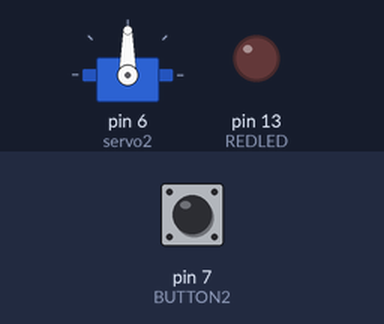
Bench run of a sketch on a simulated Arduino Uno, built with avr-gcc and run on an emulated ATmega328P. Parts: servo, output pins drawn as LEDs (lit = HIGH). Dashed ring = blinking. Inputs (shaded band) come from the test bench; at power-on: pin 7 (BUTTON2) LOW.

Above: at 1.2 s.
1.3 s: pin 7 (BUTTON2) pulled HIGH for 1 s
At 1.55 s:
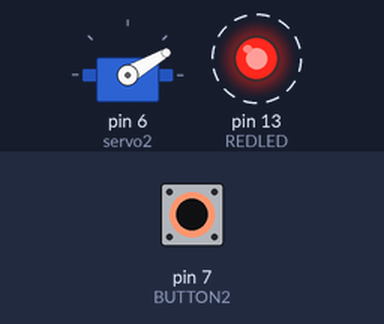
4.3 s: pin 7 (BUTTON2) pulled HIGH for 3.2 s
At 7.8 s:
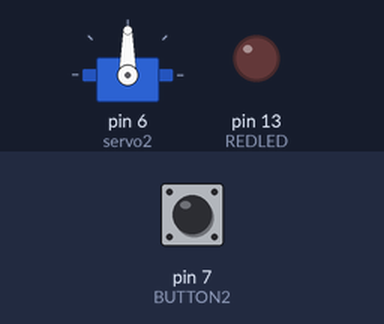
Timing chart, 0 to 9.3 s (numbered marks = the images above; inputs shaded):
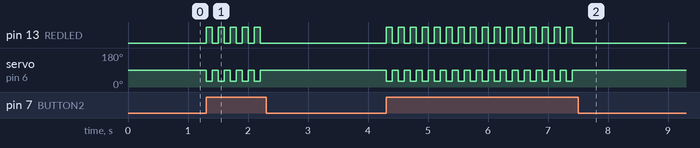

Measured:
- after the input at 1.3 s, pin 13 (REDLED): alternates HIGH for 0.10 s and LOW for 0.10 s, 10 changes in all, then stays LOW, starting at once; servo on pin 6 (servo2): alternates 90° for 0.10 s and 30° for 0.10 s, 10 changes in all, then stays 90°, starting at once
- after the input at 4.3 s, pin 13 (REDLED): alternates HIGH for 0.10 s and LOW for 0.10 s, 32 changes in all, then stays LOW, starting at once; servo on pin 6 (servo2): alternates 90° for 0.10 s and 30° for 0.10 s, 32 changes in all, then stays 90°, starting at once

The sketch:

servo_brain_dude.ino
```cpp
#include <Servo.h>  // servo library

Servo servo2;
  int marker;
  int state = 1;
  int REDLED = 13;
  int BUTTON2 = 7;
  int Button2State;

void setup()
{
    servo2.attach(6);
    //Serial.begin(115200);
    pinMode(BUTTON2, INPUT);
    pinMode(REDLED, OUTPUT);
    servo2.write(90);

}


void loop()
{

    {
  Button2State = digitalRead(BUTTON2);
  if(Button2State == HIGH && state == 1)
  {
  digitalWrite(REDLED, HIGH);
  servo2.write(30);
  delay(100);
  state = 2;

  }
  else if(Button2State == HIGH && state == 2)
  {
  digitalWrite(REDLED, LOW);
  servo2.write(90);
  delay(100);
  state = 1;
  }
 }
/*state =digitalRead(ClockX);
    servo2.write(86);

   if ( state  == HIGH)
    {
     marker = marker+1;
     delay(100);
      Serial.println(marker);
    }
   */
  }
```
